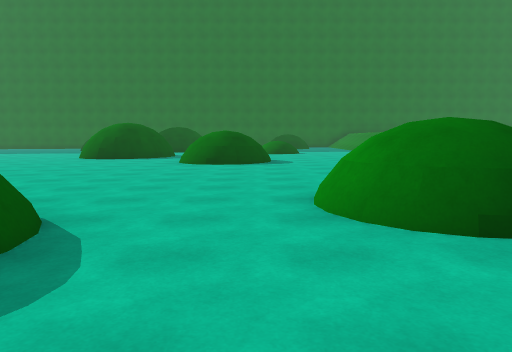
view 1 (above)

24 first-person views from a walk through a 3-D level made in the Unity game engine. The camera is 1.4 m above the floor, tilts 6° down and sees 70° across. The floor is counted in squares, 2 m on a side. Each view is taken from the middle of a square. On the plan, view 1 faces up. The plan holds only what a view shows up to about 11 squares ahead; the rest is blank. The place goes on beyond the plan.

view 2
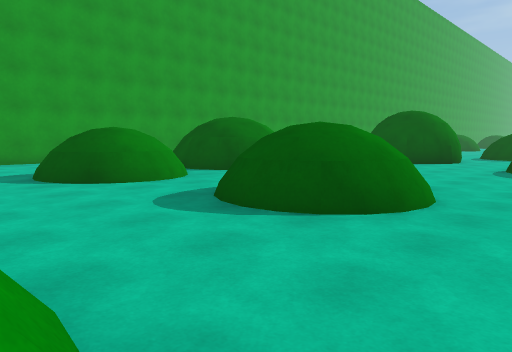

view 3
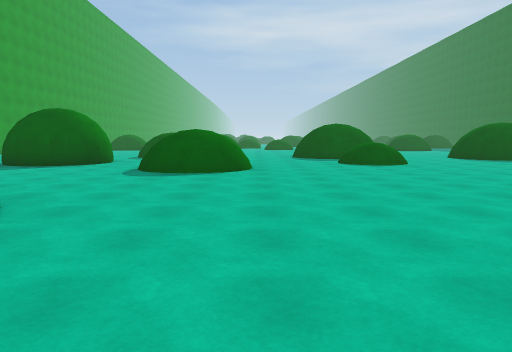

view 4
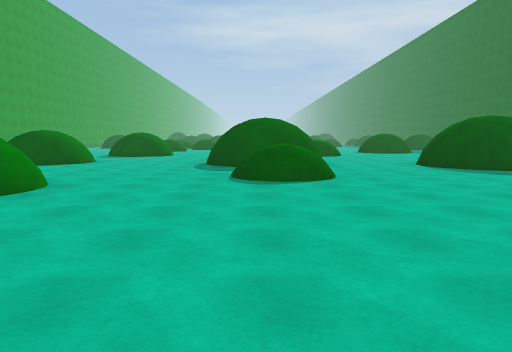

view 5
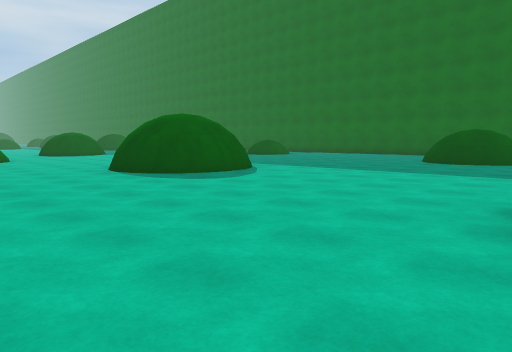

view 6
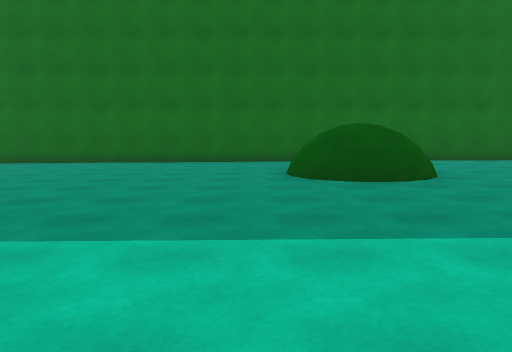

view 7
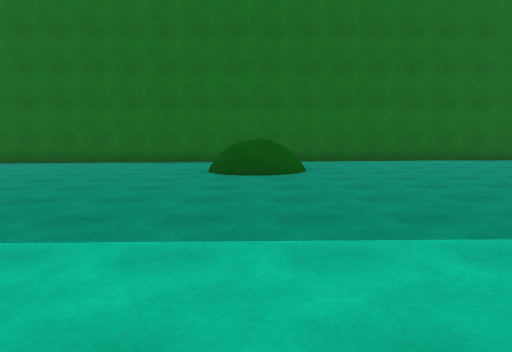

view 8
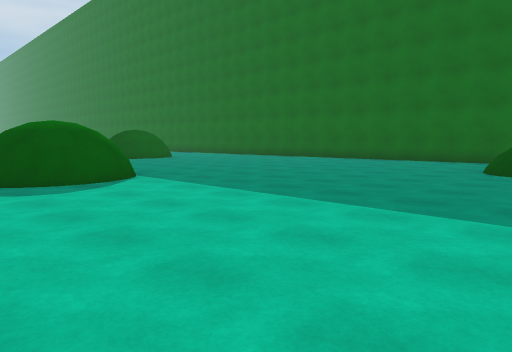

view 9
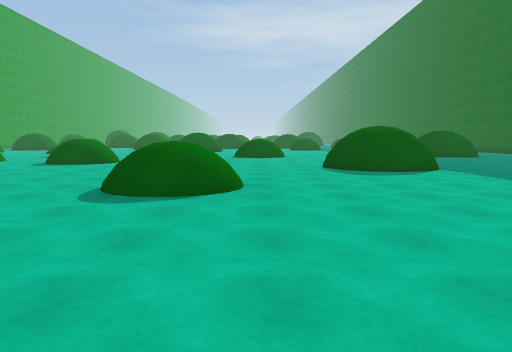

view 10
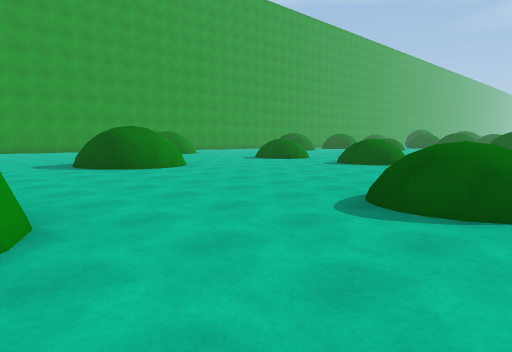

view 11
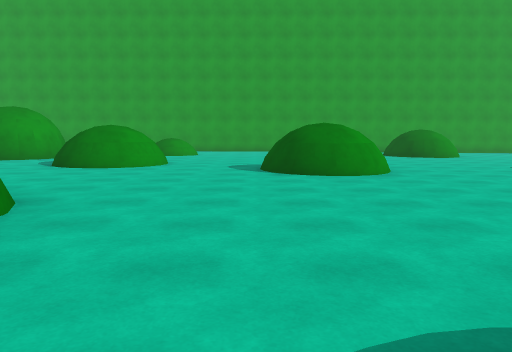

view 12
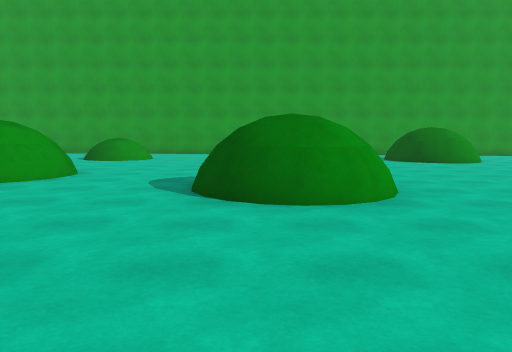

view 13
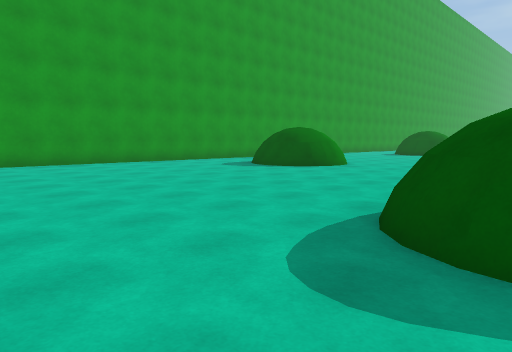

view 14
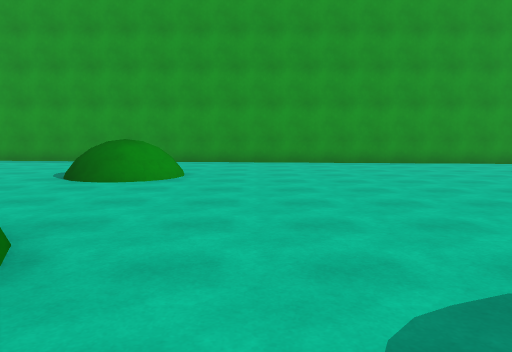

view 15
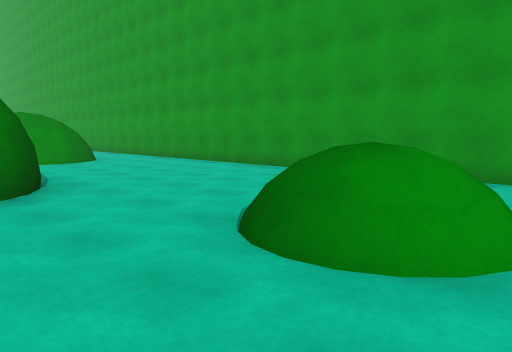

view 16
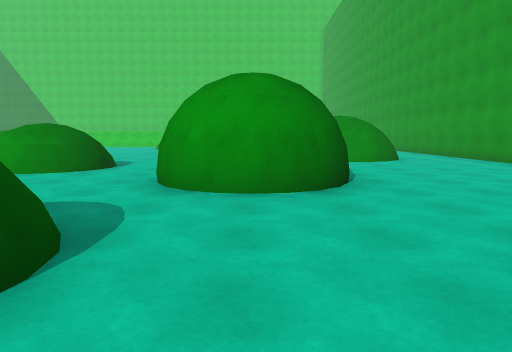

view 17
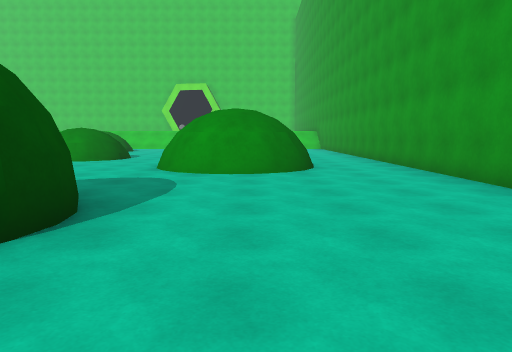

view 18
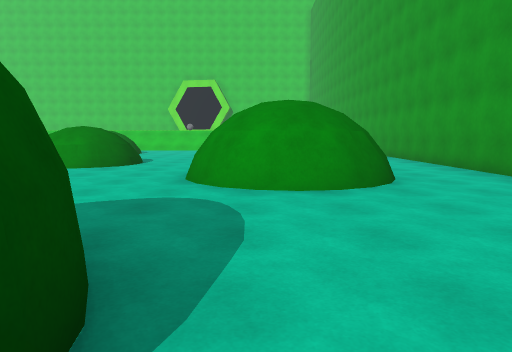

view 19
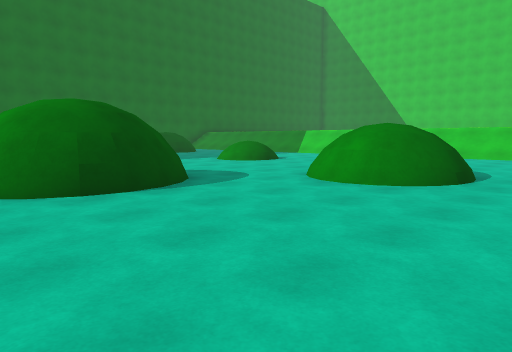

view 20
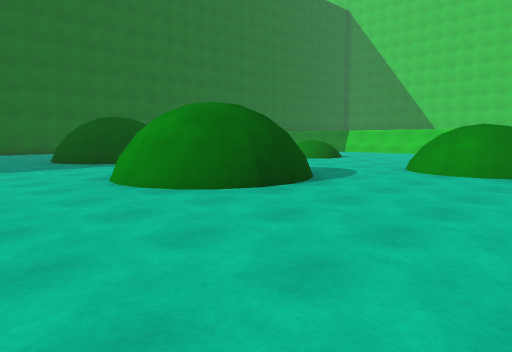

view 21
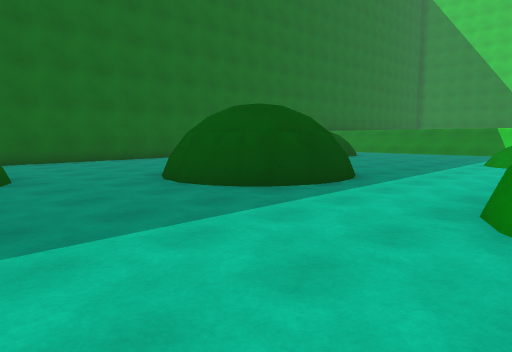

view 22
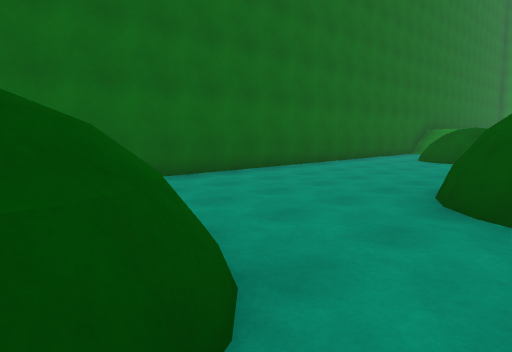

view 23
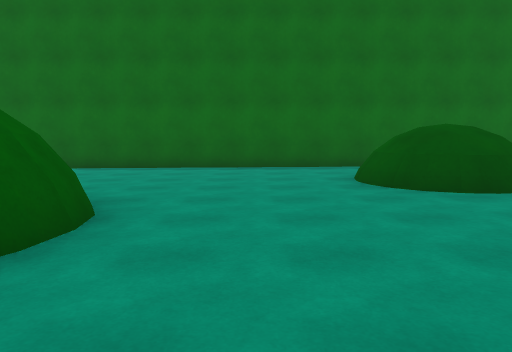

view 24
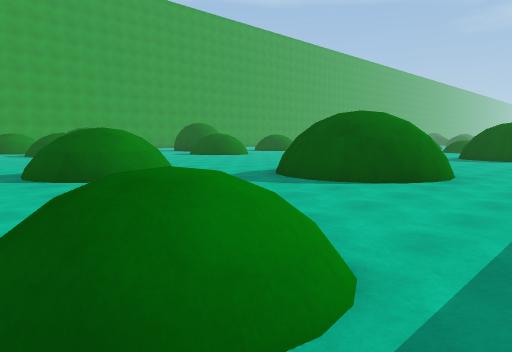

### Floor plan
Key: @ floor where view 1 was taken; # wall or solid block; . main floor; : floor 0.25 m higher than the main floor; / step, stairs or slope; = window, fence, low wall or low ledge; ^ raised ledge.
Columns run from 26 left of view 1 to 2 right of it. Each row starts with its distance up from view 1.
 26  ############################
 25  ...............:  :::::::::
 24   ..............:  :::::::::^
 23   .....^^^......   ::::::::^
 22   ......^.......# ^::::::::^^
 21  ...............=^=::###:::::
 20 ................:::::###::::
 19 ................:::::###:::::
 18  ..........  ...:::::::::::::
 17   #........  /..:::::::::::^:
 16   #=......   #/.::::::::::^^:
 15 .##.......   #/.::::###::::::
 14 ........... ##..::::###:::::
 13 ................::::###:::::
 12       ^.........:::::::::^=:
 11      ^^...///...::::::::^ ^::
 10    .......###  ^::::::::=^^::
  9  .........###  ^=::::::::::::
  8 ^.........###...:::::::::::::
  7 ^...............::::::::::::
  6 ................:=::::::::::
  5   ...##.........##^:::::::::
  4  ....##=...=....##^::::::::^
  3  .... #...##=...::::::^#^::^^
  2 ..........##=...::::::^ ^::::
  1 ...........=..###::::::^::::
  0 ..............###:::::::::@
 -1 ..............###:::##:^#^:
 -2 ##........^^....:::####  ^:
 -3  #........^ ....:::## #  ::
 -4  #......... ....::::#    :
 -5   .........  ...:::::::: :
 -6  ..........  ...::::::::::
 -7  #########################

Positions as (right, up) in squares from view 1, and headings:
1: (0, 0), facing up
2: (1, 5), facing down-left
3: (0, 6), facing left
4: (-4, 9), facing left
5: (-6, 10), facing up-left
6: (-11, 15), facing up
7: (-18, 15), facing up
8: (-17, 14), facing up-left
9: (-15, 13), facing left
10: (-16, 13), facing down-left
11: (-19, 12), facing down
12: (-20, 9), facing down
13: (-17, 4), facing down-left
14: (-18, 4), facing down
15: (-17, 0), facing down-right
16: (-17, 0), facing right
17: (-14, -3), facing right
18: (-12, -2), facing right
19: (-7, 8), facing up-right
20: (-9, 9), facing up-right
21: (-9, 15), facing up-right
22: (-9, 20), facing up-right
23: (-1, 17), facing up
24: (2, 18), facing down-left
